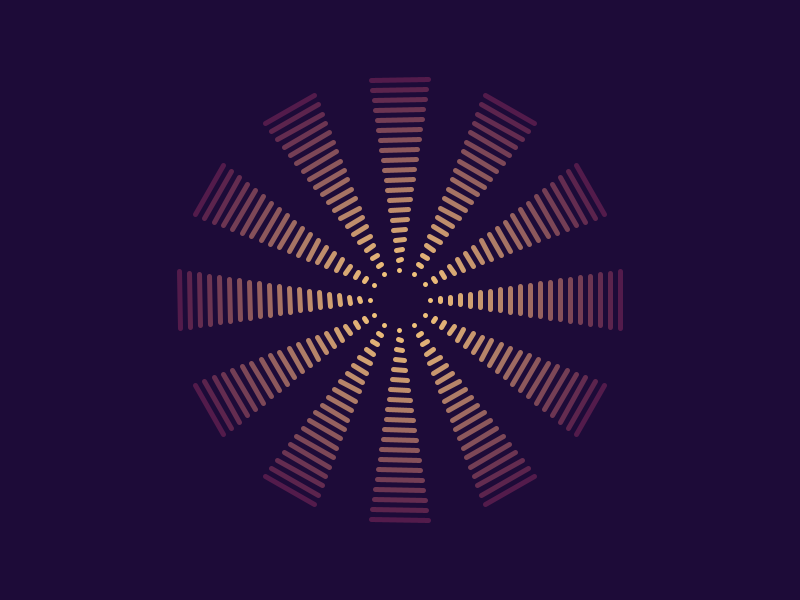
Frame 1 (no input)
Frame 60 (the mouse pressed at the canvas centre just before this capture): identical to frame 1, image omitted
Frame 120 (the mouse held since frame 60 and released just before this capture): identical to frame 1, image omitted

The Processing sketch that drew this single still picture (run headless with seeded random() and noise(); from frame 60 on, the mouse is pressed at the canvas centre):

// Processing sketch: processing_157864
// ── processing_157864.pde

int num=20, rot=12;
float r;

void setup() {
  size(800, 600);
  strokeWeight(5);
}


void draw() {
  background(#1D0B38);
  translate(width/2, height/2);
  r=0.0;
  for (int j=0; j<rot; j++) {
    pushMatrix(); 
    rotate(r);
    for (int i=0; i<num; i++) {
      color c = lerpColor(#F0C27B ,#4B1248 ,  1.0/num*i);
      stroke(c);
      float h = 30.0/num*i;
      line(30+i*10, -h, 30+i*10, h);
    }
    r += TWO_PI/rot;
    popMatrix();
  }
}
